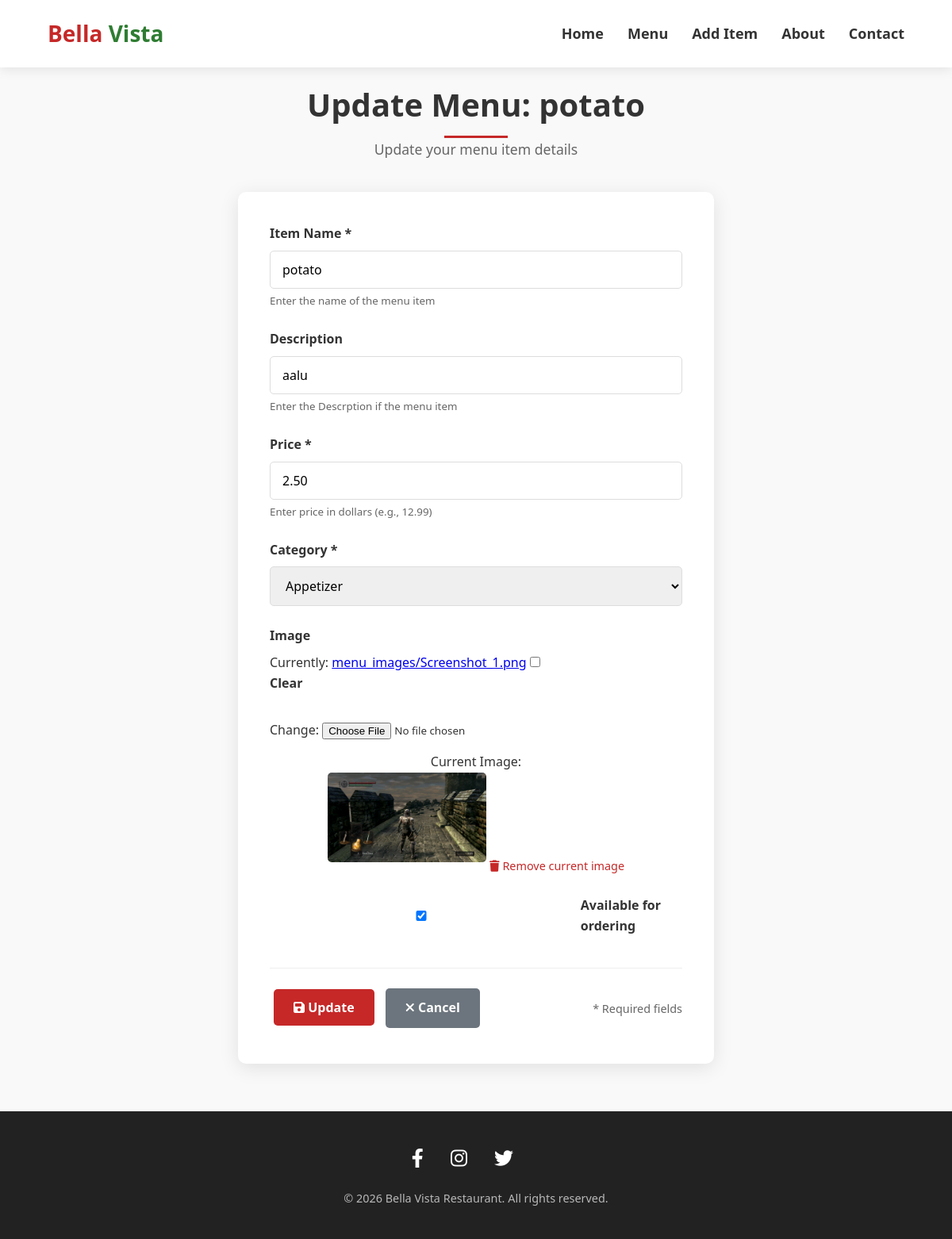
/menu/4/update/ (signed in), run on the app's committed database.
### rest_app/models.py (models this page shows, shortened)
class Menu(models.Model):
    CATEGORY_CHOICES = [
        ('Appetizer', 'Appetizer'),
        ('Main Course', 'Main Course'),
        ('Dessert', 'Dessert'),
        ('Beverage', 'Beverage'),
    ]
    name = models.CharField(max_length=200, help_text="Enter the name of the menu item")
    description = models.TextField(help_text="Enter the Descrption if the menu item", null=True, blank=True)
    price = models.DecimalField(max_digits=6, decimal_places=2)
    image = models.ImageField(upload_to='menu_images/', blank=True, null=True)
    category = models.CharField(max_length=50, choices=CATEGORY_CHOICES, default='Main Course')
    is_available  = models.BooleanField(default=True )
    created_at = models.DateTimeField(auto_now_add=True)
    updated_at = models.DateTimeField(auto_now=True)
    class Meta:
        ordering = ['-created_at'] # Orders by latest created first
        verbose_name = 'Menu Item'
        verbose_name_plural = 'Menu Items'
        indexes = [
            models.Index(fields=['category']),
            models.Index(fields=['is_available'])
        ]

### rest_app/views.py (the view, shortened to what this page needs)
# urls.py: path('menu/<int:pk>/update/', views.MenuUpdateView.as_view(), name='menu_update'),
class MenuUpdateView(LoginRequiredMixin, UpdateView):
    model = Menu
    form_class = MenuForm
    template_name = 'menu_form.html'
    success_url = reverse_lazy('menu_list')
    login_url = 'login'
    def get_context_data(self, **kwargs):
        context = super().get_context_data(**kwargs)
        context['page_title'] = f'Update Menu: {self.object.name}'
        context['submit_button'] = 'Update'
        context['form_action'] = 'Update'
        return context

### rest_app/forms.py
class MenuForm(forms.ModelForm):
    class Meta:
        model = Menu
        fields = '__all__'
        exclude = ['created_at','updated_at']
        widgets = {
            'name': forms.TextInput(attrs={
                'class':'form-control',
                'placeholder':'Enter Menu Item Name',
                'required':True}
            ),
            'description': forms.TextInput(attrs={
                'class':'form-control',
                'placeholder':'Enter Menu Item Description',
                'required':True,
                'rows':4}
            ),
            'price': forms.NumberInput(attrs={
                'class':'form-control',
                'min':0,
                'step':0.01,
                'required':True}
            ),
            'category':forms.Select(attrs={
                'class':'form-control'
            }),
            'is_available':forms.CheckboxInput(attrs={
                'class':'form-control'
            })
        }

### rest_app/templates/menu_form.html (shortened to what this page needs)
{% extends 'base.html' %}
{% block content %}
<div class="form-page-header">
    <h1>{{ page_title|default:"Menu Item Form" }}</h1>
    <p>{{ submit_button|default:"Submit" }} your menu item details</p>
</div>
<div class="form-container">
    <form method="post" enctype="multipart/form-data">
        <div class="form-group">
            <label for="id_name">Item Name *</label>
            {{ form.name }}
            {% if form.name.help_text %}
            <small style="color: #666; display: block; margin-top: 5px;">{{ form.name.help_text }}</small>
            {% endif %}
        </div>
        <div class="form-group">
            <label for="id_description">Description</label>
            {{ form.description }}
            {% if form.description.help_text %}
            <small style="color: #666; display: block; margin-top: 5px;">{{ form.description.help_text }}</small>
            {% endif %}
        </div>
        <div class="form-group">
            <label for="id_price">Price *</label>
            {{ form.price }}
            <small style="color: #666; display: block; margin-top: 5px;">Enter price in dollars (e.g., 12.99)</small>
        </div>
        <div class="form-group">
            <label for="id_category">Category *</label>
            {{ form.category }}
        </div>
        <div class="form-group">
            <label for="id_image">Image</label>
            {{ form.image }}
            {% if form.instance.image %}
            <div class="image-preview">
                <p>Current Image:</p>
                <img src="{{ form.instance.image.url }}" alt="Current image" class="current-image">
                <div class="remove-image" onclick="document.getElementById('image-clear-id').checked = true; this.previousElementSibling.style.opacity = '0.5'">
                    <i class="fas fa-trash"></i> Remove current image
                </div>
            </div>
            {% endif %}
        </div>
        <div class="form-group">
            <label style="display: flex; align-items: center; gap: 10px;">
                {{ form.is_available }}
                <span>Available for ordering</span>
            </label>
        </div>
        <div class="form-footer">
            <div>
                <button type="submit" class="btn">
                    <i class="fas fa-save"></i> {{ submit_button|default:"Save Item" }}
                </button>
                <a href="{% url 'menu_list' %}" class="btn btn-secondary">
                    <i class="fas fa-times"></i> Cancel
                </a>
            </div>
            <div style="font-size: 0.9rem; color: #666;">
                * Required fields
            </div>
        </div>
    </form>
</div>
{% endblock %}

### rest_app/templates/base.html (style rules this page uses)
* { margin: 0; padding: 0; box-sizing: border-box; font-family: 'Segoe UI', Tahoma, Geneva, Verdana, sans-serif; }
body { line-height: 1.6; color: #333; background-color: #f9f9f9; }
.btn { display: inline-block; background-color: #c62828; color: white; padding: 12px 25px; font-size: 16px; font-weight: 600; border-radius: 5px; text-decoration: none; border: none; cursor: pointer; transition: background-color 0.3s, transform 0.3s; margin: 5px; }
.btn-secondary { background-color: #6c757d; }
.form-container { max-width: 600px; margin: 0 auto; background-color: white; padding: 40px; border-radius: 10px; box-shadow: 0 5px 25px rgba(0, 0, 0, 0.1); }
.form-group { margin-bottom: 25px; }
.form-group label { display: block; margin-bottom: 8px; font-weight: 600; color: #333; }
.form-control { width: 100%; padding: 12px 15px; border: 1px solid #ddd; border-radius: 5px; font-size: 16px; transition: border 0.3s; }

### rest_app/templates/menu_form.html (style rules this page uses)
.form-page-header { text-align: center; margin-bottom: 40px; }
.form-page-header h1 { font-size: 2.5rem; color: #333; margin-bottom: 10px; position: relative; display: inline-block; }
.form-page-header h1:after { content: ''; position: absolute; width: 80px; height: 3px; background-color: #c62828; bottom: -10px; left: 50%; transform: translateX(-50%); }
.form-page-header p { color: #666; font-size: 1.1rem; }
.image-preview { margin-top: 15px; text-align: center; }
.current-image { max-width: 200px; border-radius: 5px; margin-bottom: 10px; }
.remove-image { display: inline-block; margin-top: 10px; color: #c62828; cursor: pointer; font-size: 0.9rem; }
.form-footer { display: flex; justify-content: space-between; align-items: center; margin-top: 40px; padding-top: 20px; border-top: 1px solid #eee; }

### data on the page
Menu: name "potato", description "aalu", price "2.50", category "Appetizer", instance.image (picture), is_available "☑"

### other printed values
{{ page_title|default:"Menu Item Form" }} "Update Menu: potato"
{{ submit_button|default:"Submit" }} "Update"
{{ submit_button|default:"Save Item" }} "Update"
